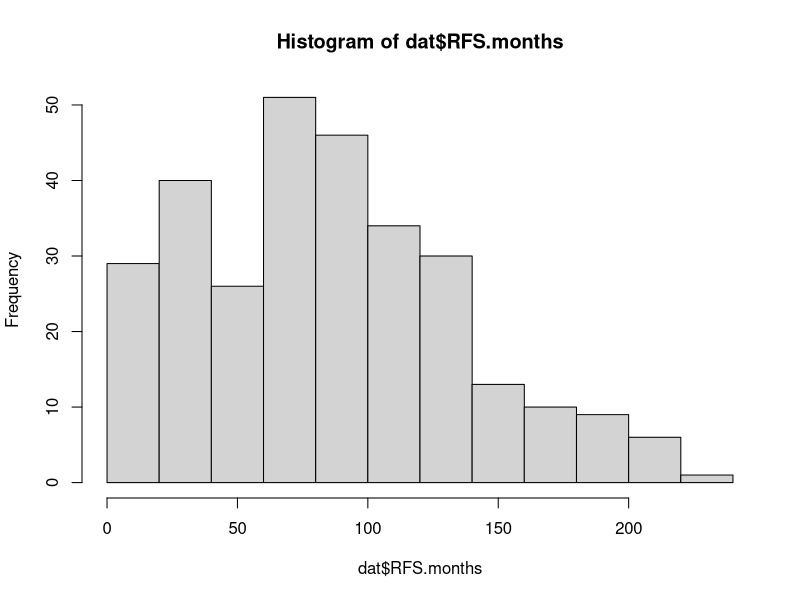
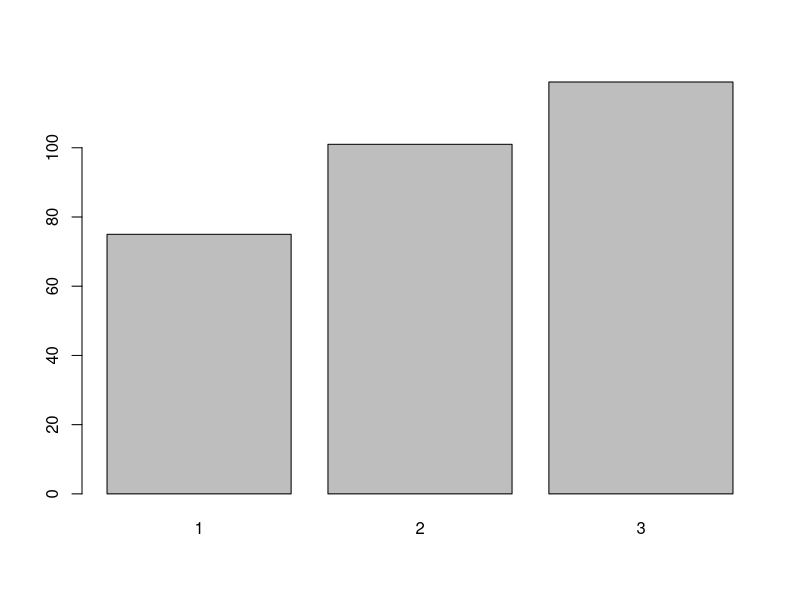
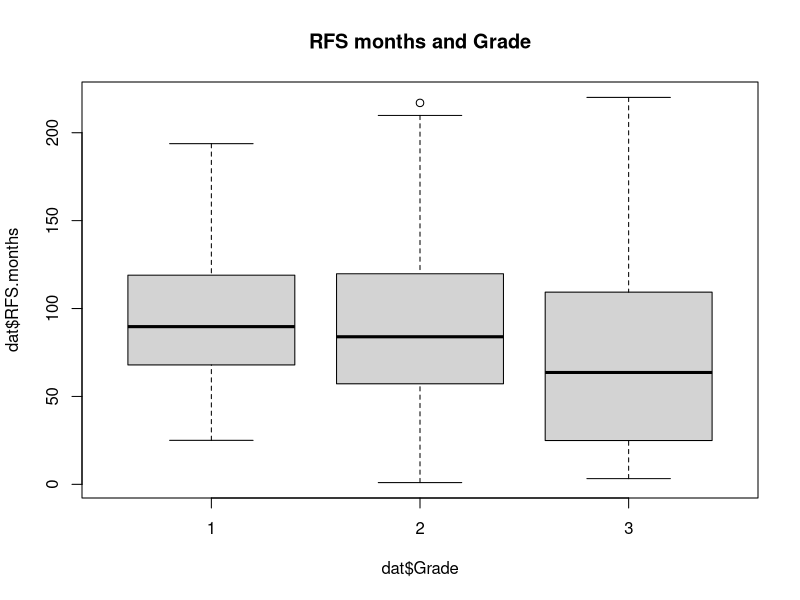

The R source for these figures, in order:
## ---- chunk 1
#setwd('Desktop/r-data/')
getwd()

dat <- read.csv('vandevijver-CLIN-STAT435.csv')

dim(dat)
## ---- chunk 2
hist(dat$RFS.months)
## ---- chunk 3
dat$Grade <- as.factor(dat$Grade)
plot(dat$Grade)
## ---- chunk 4
boxplot(dat$RFS.months~dat$Grade, main = 'RFS months and Grade')
